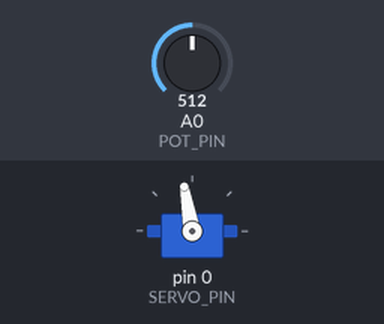
The sketch below on a simulated Arduino Uno, built with avr-gcc and run on an emulated ATmega328P. On the bench: servo. Inputs (shaded band) come from the test bench; at power-on: A0 (POT_PIN) = 512. What the sketch prints to the serial monitor is not drawn.

Above: at 2.2 s.
2.3 s: A0 (POT_PIN) set to 553
At 3.9 s:
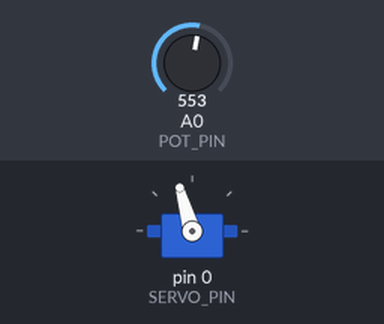
5.0 s: A0 (POT_PIN) set to 585
At 6.7 s:
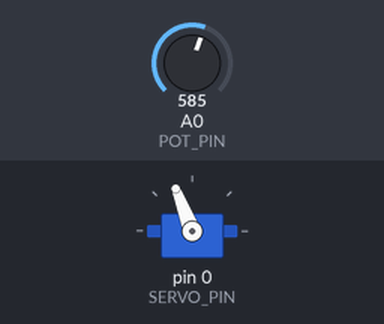
8.0 s: A0 (POT_PIN) set to 511
At 8.3 s:
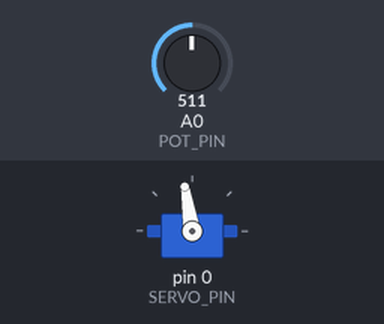
9.5 s: A0 (POT_PIN) set to 468
At 10.7 s:
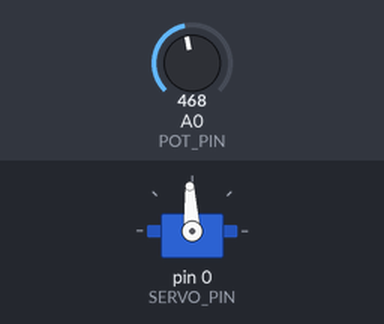
11.0 s: A0 (POT_PIN) set to 442
At 13.5 s:
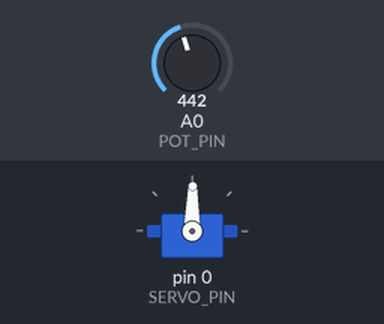
14.5 s: A0 (POT_PIN) set to 306
At 15.9 s:
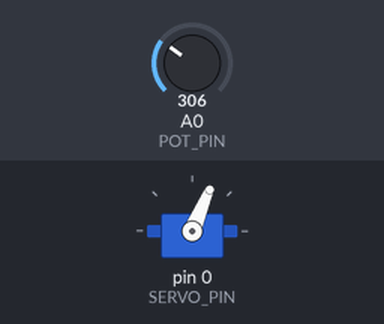
Timing chart, 0 to 17.0 s (numbered marks = the images above; inputs shaded):
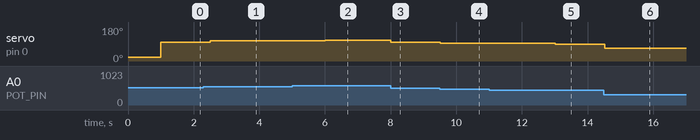

Measured:
- after the input at 2.3 s, servo on pin 0 (SERVO_PIN): 100° → 106° after 0.20 s
- after the input at 5.0 s, servo on pin 0 (SERVO_PIN): 106° → 111° after 1.0 s
- after the input at 8.0 s, servo on pin 0 (SERVO_PIN): 111° → 99° at once
- after the input at 9.5 s, servo on pin 0 (SERVO_PIN): 99° → 93° at once
- after the input at 11.0 s, servo on pin 0 (SERVO_PIN): 93° → 89° after 2.0 s
- after the input at 14.5 s, servo on pin 0 (SERVO_PIN): 89° → 67° at once

The sketch:

03_potentiometer_test.ino
```cpp
/*
 * 04 - POTENTIOMETER TEST (with live servo control)
 * Safe Box — University of Oulu Prototyping Course
 *
 * Turn the potentiometer — the servo moves with it.
 * Also checks if dial is near the secret code position (512).
 * Hold it there to "unlock" — same logic as the final safe box code.
 *
 * No extra library needed.
 *
 * Wiring — Potentiometer:
 *   Left leg  → 3.3V (Pin 36)
 *   Right leg → GND  (Pin 38)
 *   Middle    → GP26 / A0 (Pin 31)
 *
 * Wiring — Servo:
 *   Signal → GP0  (Pin 1)
 *   VCC    → 3.3V (Pin 36)
 *   GND    → GND  (Pin 38)
 */

#include <Servo.h>

Servo myServo;

#define SERVO_PIN      0
#define POT_PIN        A0
#define LOCKED_ANGLE   20
#define UNLOCKED_ANGLE 180

// Secret dial code: potentiometer must be near this raw value
const int SECRET_CODE = 512;   // midpoint of the dial
const int TOLERANCE   = 60;    // how close is close enough
const int HOLD_NEEDED  = 6;     // hold there for 6 reads = unlock

int holdCounter = 0;

void setup() {
  Serial.begin(115200);
  delay(1000);
  myServo.attach(SERVO_PIN);
  myServo.write(LOCKED_ANGLE);
  Serial.println("Pot test — turn dial to move servo");
  Serial.println("Hold near 512 to unlock");
}

void loop() {
  int raw   = analogRead(POT_PIN);
  int angle = map(raw, 0, 1023, LOCKED_ANGLE, UNLOCKED_ANGLE);

  myServo.write(angle);

  Serial.print("Raw: "); Serial.print(raw);
  Serial.print("  Angle: "); Serial.print(angle);

  if (abs(raw - SECRET_CODE) < TOLERANCE) {
    holdCounter++;
    Serial.print("  HOLD "); Serial.print(holdCounter);
    Serial.print("/"); Serial.print(HOLD_NEEDED);
    if (holdCounter >= HOLD_NEEDED) {
      Serial.println("\n>>> CODE CORRECT — UNLOCKED!");
      holdCounter = 0;
      delay(2000);
    }
  } else {
    holdCounter = 0;
    Serial.print("  not at code");
  }

  Serial.println();
  delay(500);
}
```
